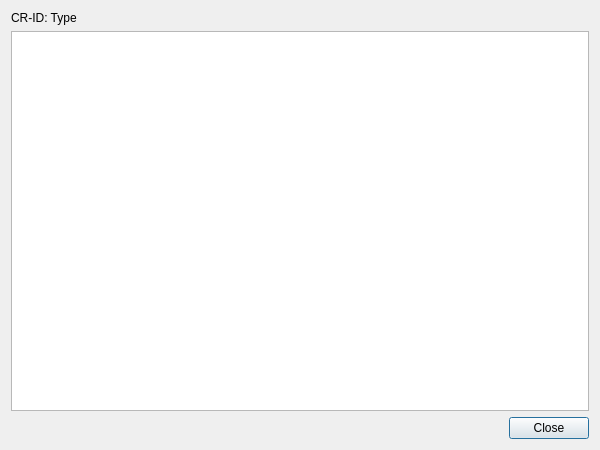
<?xml version="1.0" encoding="UTF-8"?>
<ui version="4.0">
 <class>CRDetailsDialog</class>
 <widget class="QDialog" name="CRDetailsDialog">
  <property name="geometry">
   <rect>
    <x>0</x>
    <y>0</y>
    <width>600</width>
    <height>450</height>
   </rect>
  </property>
  <property name="windowTitle">
   <string>Request Details</string>
  </property>
  <property name="modal">
   <bool>true</bool>
  </property>
  <layout class="QVBoxLayout" name="verticalLayout">
   <item>
    <widget class="QLabel" name="headerLabel">
     <property name="text">
      <string>CR-ID: Type</string>
     </property>
    </widget>
   </item>
   <item>
    <widget class="QTextEdit" name="detailsTextEdit">
     <property name="readOnly">
      <bool>true</bool>
     </property>
    </widget>
   </item>
   <item>
    <widget class="QDialogButtonBox" name="buttonBox">
     <property name="standardButtons">
      <set>QDialogButtonBox::Close</set>
     </property>
    </widget>
   </item>
  </layout>
 </widget>
 <resources/>
 <connections/>
</ui>
